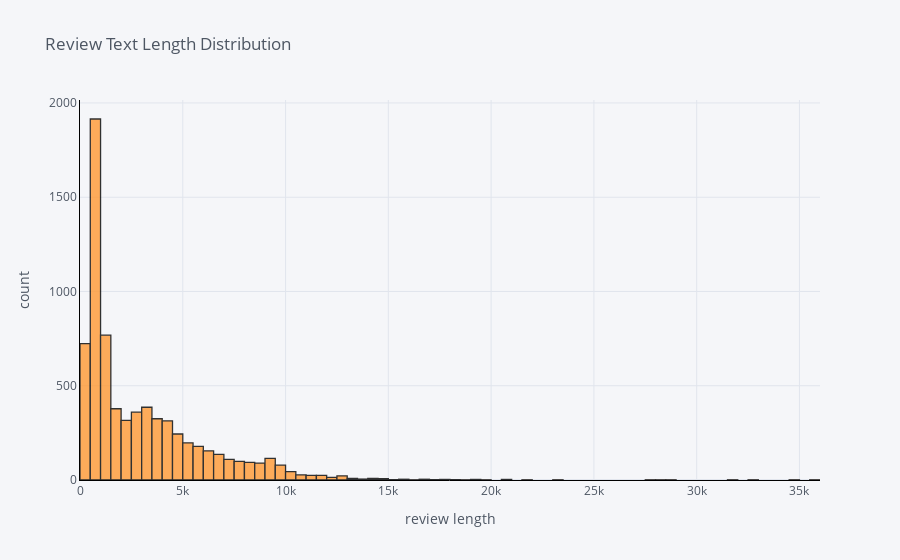

Source (notebook cell):
### Code cell
df["review_length"].iplot(
    kind="hist",
    bins=100,
    xTitle="review length",
    linecolor="black",
    yTitle="count",
    title="Review Text Length Distribution",
)

### Figure 1 — Plotly figure (JSON) as saved in the notebook; plotly's stock layout.template omitted (floating-point values rounded to 4 significant figures; data arrays with more than 128 entries replaced by an {"elided": "..."} marker saying what was removed)
{"data": [{"histfunc": "count", "histnorm": "", "marker": {"color": "rgba(255, 153, 51, 1.0)", "line": {"color": "#000000", "width": 1.3}}, "name": "review_length", "nbinsx": 100, "opacity": 0.8, "orientation": "v", "type": "histogram", "x": {"elided": "7200 int values"}}], "layout": {"barmode": "overlay", "legend": {"bgcolor": "#F5F6F9", "font": {"color": "#4D5663"}}, "paper_bgcolor": "#F5F6F9", "plot_bgcolor": "#F5F6F9", "title": {"font": {"color": "#4D5663"}, "text": "Review Text Length Distribution"}, "xaxis": {"gridcolor": "#E1E5ED", "linecolor": "black", "showgrid": true, "tickfont": {"color": "#4D5663"}, "title": {"font": {"color": "#4D5663"}, "text": "review length"}, "zerolinecolor": "#E1E5ED"}, "yaxis": {"gridcolor": "#E1E5ED", "linecolor": "black", "showgrid": true, "tickfont": {"color": "#4D5663"}, "title": {"font": {"color": "#4D5663"}, "text": "count"}, "zerolinecolor": "#E1E5ED"}}}
